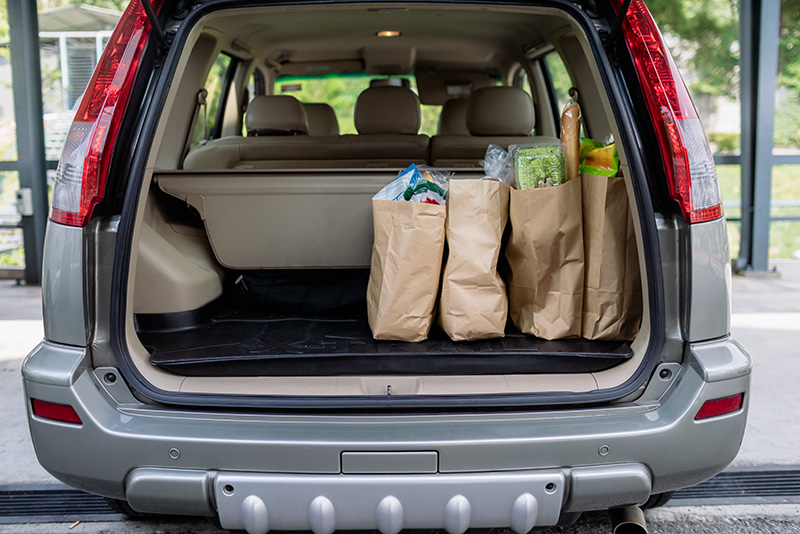
#> input picture Frontier-Model-run-polyglot/scripts/TruthGPT-main/benchmarking_framework/sam3-main/assets/images/groceries.jpg, 800 x 534 px
$ python -i quality_metrics.py   (imports and definitions only)   (older library calls are emulated)
#> lines starting #> are read from the running program, lines starting #| are printed output that depends on the picture
"""
Quality Metrics for Image Upscaling
===================================

Advanced quality metrics for evaluating upscaled images.
"""

import logging
import numpy as np
from typing import Dict, Any, Tuple, Optional
from PIL import Image

try:
    import cv2
    CV2_AVAILABLE = True
except ImportError:
    CV2_AVAILABLE = False

logger = logging.getLogger(__name__)


class QualityMetrics:
    """
    Calculate quality metrics for upscaled images.

    Metrics:
    - SSIM (Structural Similarity Index)
    - PSNR (Peak Signal-to-Noise Ratio)
    - Sharpness
    - Gradient preservation
    - Artifact detection
    """

    # [189 lines left out: functions calculate_ssim, calculate_psnr, calculate_sharpness, calculate_gradient_preservation, not called in this run]

    @staticmethod
    def detect_artifacts(
        image: np.ndarray
    ) -> Dict[str, Any]:
        """
        Detect common upscaling artifacts.

        Args:
            image: Image array

        Returns:
            Dictionary with artifact detection results
        """
        try:
            # Convert to grayscale if needed
            if len(image.shape) == 3:
                gray = cv2.cvtColor(image, cv2.COLOR_RGB2GRAY)
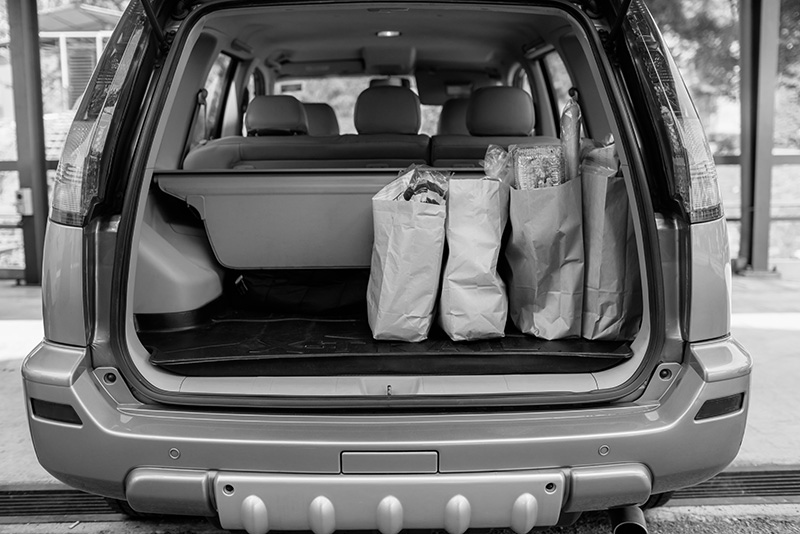
#> gray: shape (534, 800); min 0, max 255, mean 106.5
            else:
                gray = image

            # Detect ringing artifacts (high frequency patterns)
            fft = np.fft.fft2(gray)
            fft_shift = np.fft.fftshift(fft)
            magnitude = np.abs(fft_shift)

            # High frequency energy
            h, w = gray.shape
#> h = 534; w = 800
            center_y, center_x = h // 2, w // 2
#> center_y = 267; center_x = 400
            y, x = np.ogrid[:h, :w]
#> y = 534 values from 0 to 533
            mask = ((x - center_x) ** 2 + (y - center_y) ** 2) > (min(h, w) // 4) ** 2
            high_freq_energy = np.mean(magnitude[mask])
#> high_freq_energy = 4779.6

            # Detect block artifacts (checkerboard patterns)
            laplacian = cv2.Laplacian(gray, cv2.CV_64F)
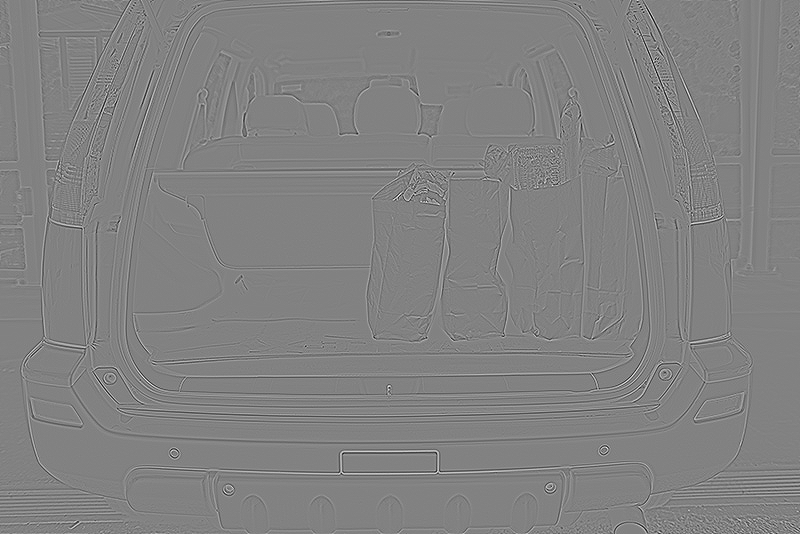
#> laplacian: shape (534, 800) float64; min -342, max 329, mean 0; drawn with min black and max white
            block_score = np.std(laplacian)
#> block_score = 31.51

            # Detect blur (low variance in gradients)
            gradients = cv2.Sobel(gray, cv2.CV_64F, 1, 1, ksize=3)
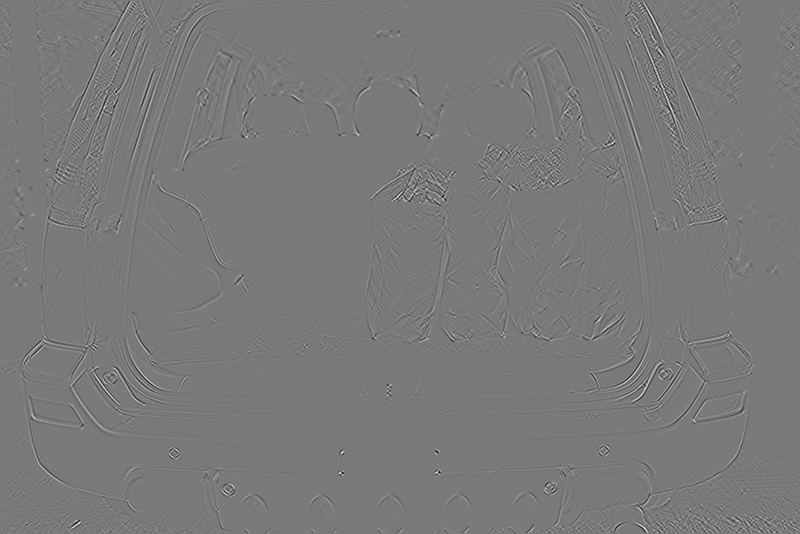
#> gradients: shape (534, 800) float64; min -301, max 327, mean 0; drawn with min black and max white
            blur_score = 1.0 / (1.0 + np.var(gradients))
#> blur_score = 0.00237

            return {
                "ringing_artifacts": float(high_freq_energy),
                "block_artifacts": float(block_score),
                "blur_score": float(blur_score),
                "has_artifacts": high_freq_energy > 1000 or block_score > 50
            }

        except Exception as e:
            logger.warning(f"Artifact detection failed: {e}")
            return {
                "ringing_artifacts": 0.0,
                "block_artifacts": 0.0,
                "blur_score": 0.0,
                "has_artifacts": False
            }

    # [62 lines left out: function calculate_all_metrics, not called in this run]

>>> import cv2
>>> picture = cv2.cvtColor(cv2.imread('../../../../../../../Frontier-Model-run-polyglot/scripts/TruthGPT-main/benchmarking_framework/sam3-main/assets/images/groceries.jpg'), cv2.COLOR_BGR2RGB)
>>> result = QualityMetrics().detect_artifacts(picture)
#> result = {'ringing_artifacts': 4779.6, 'block_artifacts': 31.51, 'blur_score': 0.00237, 'has_artifacts': True}

$ run again, on Frontier-Model-run-polyglot/scripts/TruthGPT-main/benchmarking_framework/sam3-main/assets/images/test_image.jpg
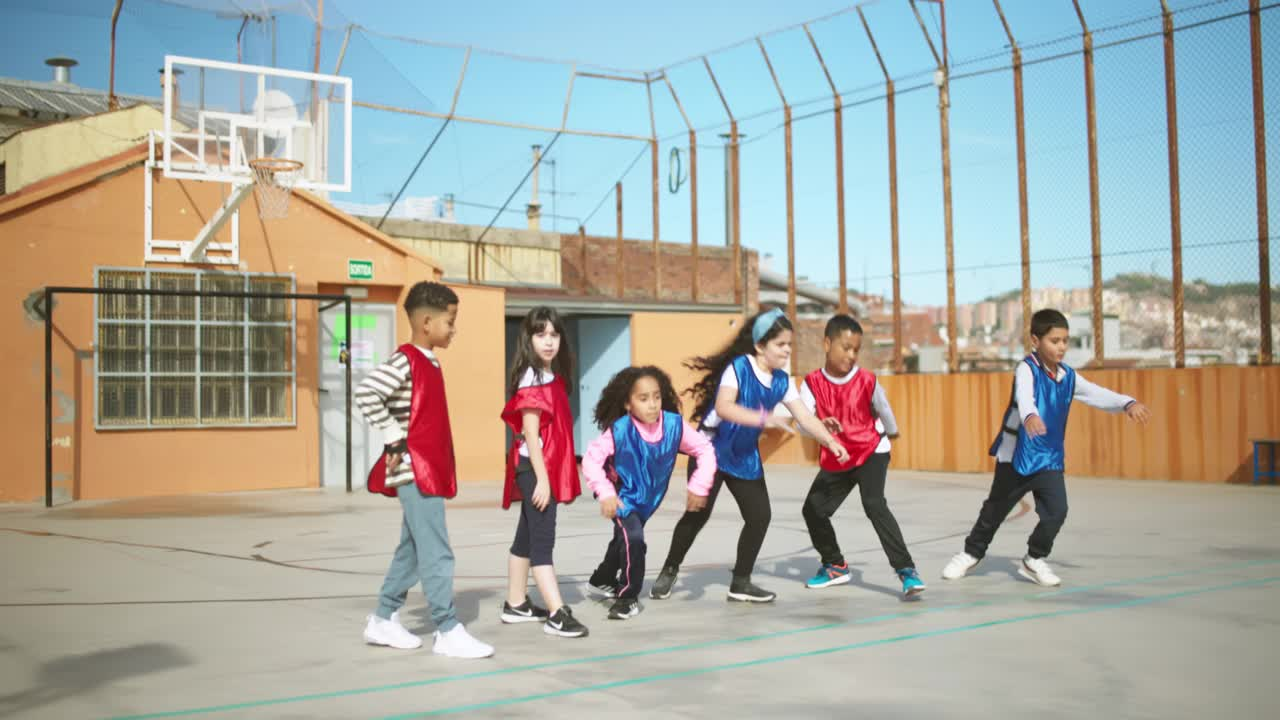
#> input picture Frontier-Model-run-polyglot/scripts/TruthGPT-main/benchmarking_framework/sam3-main/assets/images/test_image.jpg, 1280 x 720 px
#> in detect_artifacts, `gray = cv2.cvtColor(image, cv2.COLOR_RGB2GRAY)`:
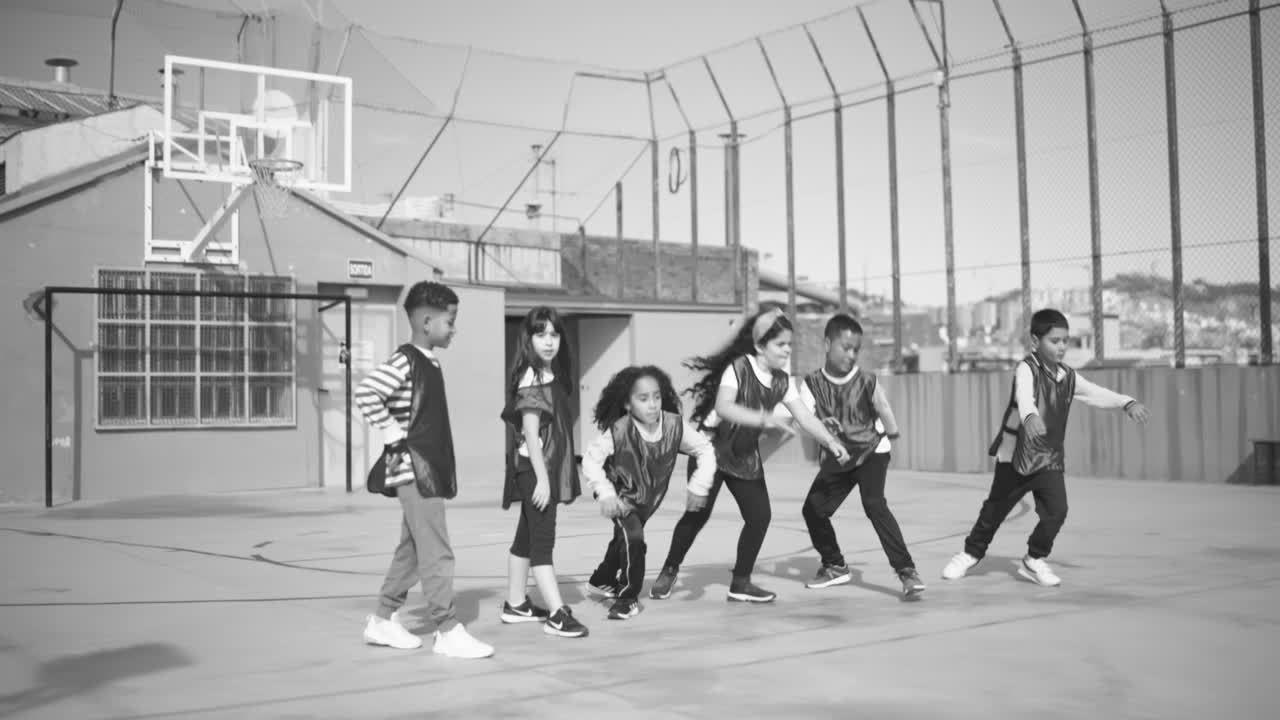
#> gray: shape (720, 1280); min 19, max 255, mean 167
#> high_freq_energy = 2886
#> in detect_artifacts, `laplacian = cv2.Laplacian(gray, cv2.CV_64F)`:
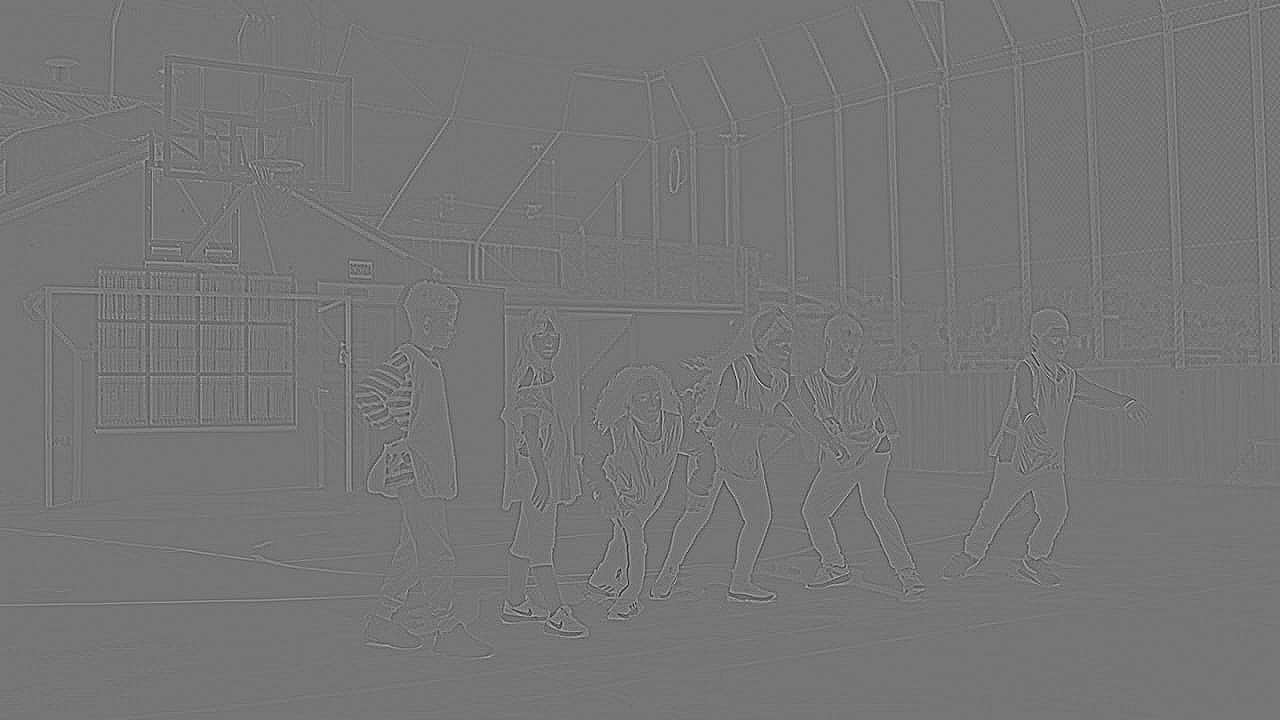
#> laplacian: shape (720, 1280) float64; min -200, max 232, mean 0; drawn with min black and max white
#> block_score = 12.1
#> blur_score = 0.00992
#> result = {'ringing_artifacts': 2886, 'block_artifacts': 12.1, 'blur_score': 0.00992, 'has_artifacts': True}

$ run again, on Frontier-Model-run-polyglot/scripts/TruthGPT-main/benchmarking_framework/sam3-main/assets/images/truck.jpg
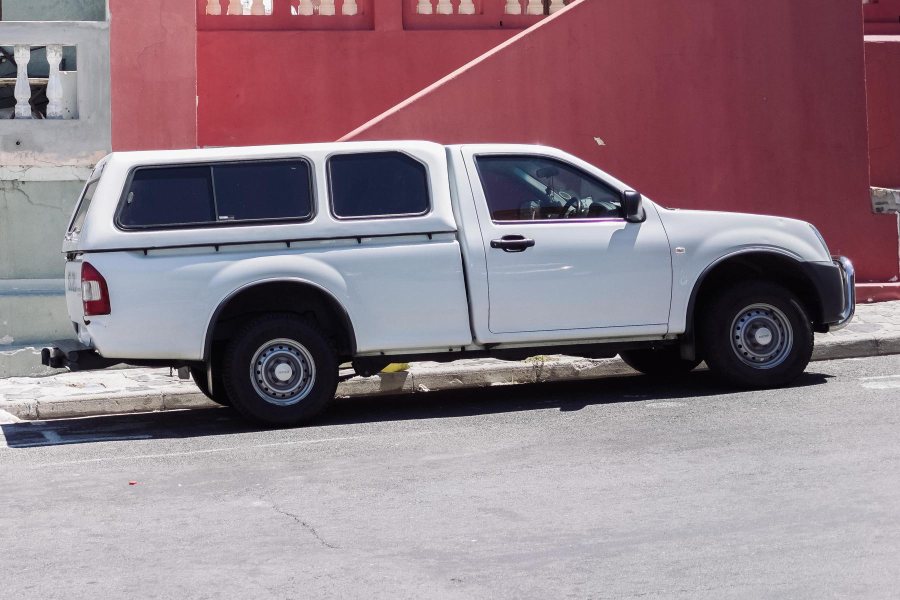
#> input picture Frontier-Model-run-polyglot/scripts/TruthGPT-main/benchmarking_framework/sam3-main/assets/images/truck.jpg, 1800 x 1200 px (shown at 1/2 size)
#> in detect_artifacts, `gray = cv2.cvtColor(image, cv2.COLOR_RGB2GRAY)`:
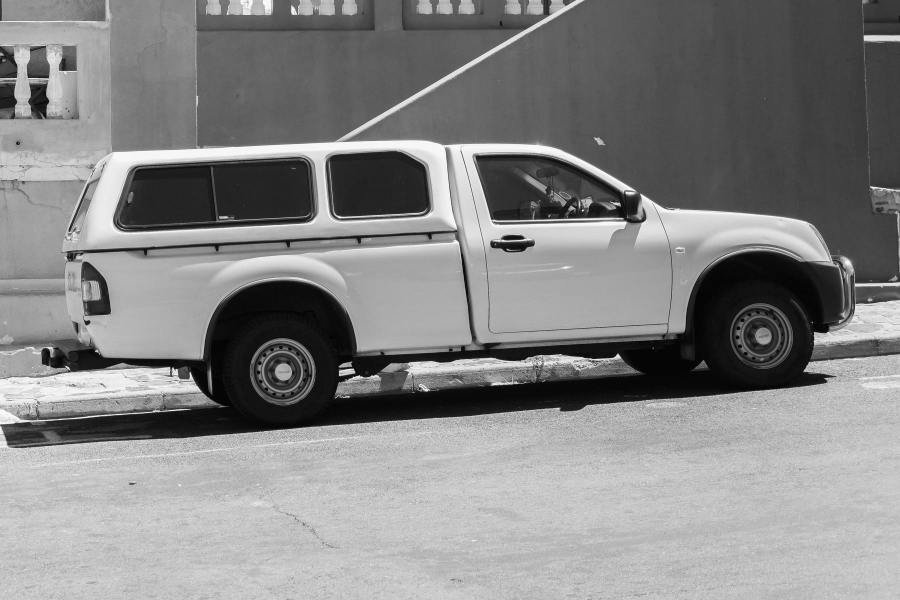
#> gray: shape (1200, 1800) (shown at 1/2 size); min 0, max 255, mean 133.2
#> high_freq_energy = 10170.1
#> in detect_artifacts, `laplacian = cv2.Laplacian(gray, cv2.CV_64F)`:
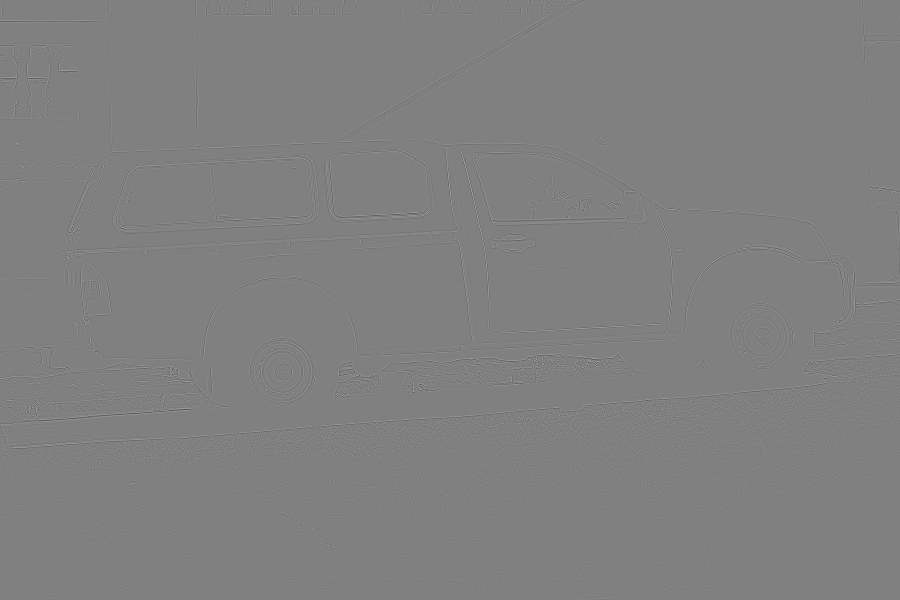
#> laplacian: shape (1200, 1800) float64 (shown at 1/2 size); min -489, max 484, mean 0; drawn with min black and max white
#> block_score = 29.71
#> blur_score = 0.00352
#> result = {'ringing_artifacts': 10170.1, 'block_artifacts': 29.71, 'blur_score': 0.00352, 'has_artifacts': True}
